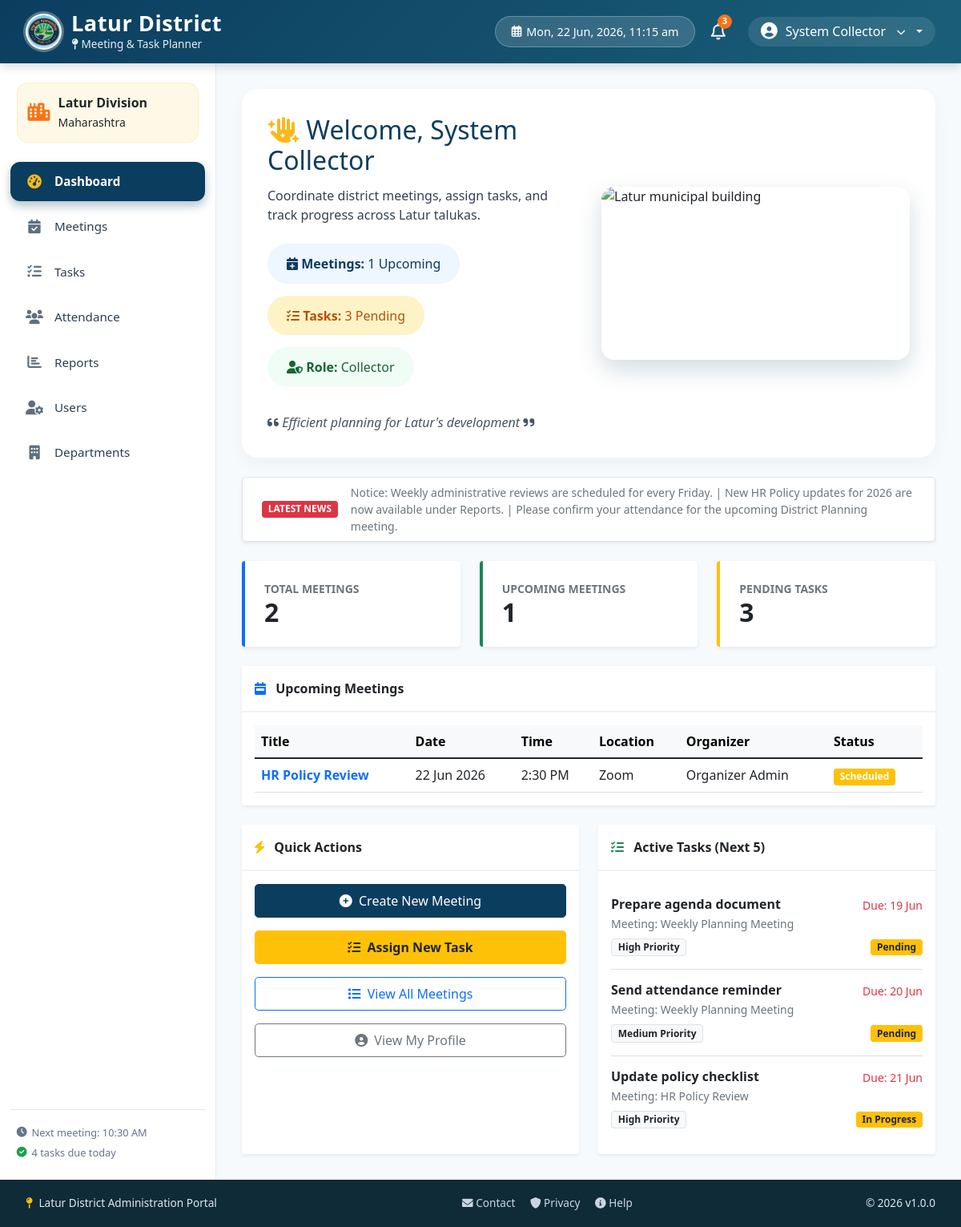
/index.php (signed in), run on the app's committed database.
### tables this page shows
CREATE TABLE IF NOT EXISTS meetings (
  id INT AUTO_INCREMENT PRIMARY KEY,
  title VARCHAR(150) NOT NULL,
  meeting_date DATE NOT NULL,
  meeting_time TIME NOT NULL,
  location VARCHAR(150) NOT NULL,
  mode VARCHAR(50) NOT NULL,
  agenda TEXT NOT NULL,
  department VARCHAR(100) NOT NULL,
  organizer_id INT NOT NULL,
  status VARCHAR(30) NOT NULL DEFAULT 'Scheduled',
  created_at TIMESTAMP DEFAULT CURRENT_TIMESTAMP,
  FOREIGN KEY (organizer_id) REFERENCES users(id)
);

CREATE TABLE IF NOT EXISTS users (
  id INT AUTO_INCREMENT PRIMARY KEY,
  name VARCHAR(100) NOT NULL,
  email VARCHAR(150) NOT NULL UNIQUE,
  password VARCHAR(255) NOT NULL,
  role VARCHAR(50) NOT NULL,
  department VARCHAR(100) NOT NULL,
  isDeleted ENUM('Yes','No') NOT NULL DEFAULT 'No'
);

CREATE TABLE IF NOT EXISTS tasks (
  id INT AUTO_INCREMENT PRIMARY KEY,
  meeting_id INT NOT NULL,
  title VARCHAR(150) NOT NULL,
  assigned_to INT NOT NULL,
  due_date DATE NOT NULL,
  priority VARCHAR(20) NOT NULL,
  status VARCHAR(30) NOT NULL DEFAULT 'Pending',
  notes TEXT,
  created_at TIMESTAMP DEFAULT CURRENT_TIMESTAMP,
  FOREIGN KEY (meeting_id) REFERENCES meetings(id) ON DELETE CASCADE,
  FOREIGN KEY (assigned_to) REFERENCES users(id)
);

### config/db.php (called while the page is built, shortened)
<?php
function isOrganizer() {
    return isset($_SESSION['role']) && ($_SESSION['role'] === 'Organizer' || $_SESSION['role'] === 'Collector');
}
?>

### index.php (the view, shortened to what this page needs)
<?php
require_once __DIR__ . '/config/db.php';
$conn = getDBConnection();
$role = $_SESSION['role'];
$today = date('Y-m-d');
if ($role === 'Collector') {
    $meetings_result = $conn->query("SELECT COUNT(*) as total FROM meetings");
    $meetings_organized = $meetings_result->fetch_assoc()['total'] ?? 0;
    $upcoming_result = $conn->query("SELECT COUNT(*) as total FROM meetings WHERE meeting_date >= '$today' AND status != 'Cancelled'");
    $upcoming_meetings = $upcoming_result->fetch_assoc()['total'] ?? 0;
    $tasks_result = $conn->query("SELECT COUNT(*) as total FROM tasks WHERE status IN ('Pending', 'In Progress')");
    $pending_tasks = $tasks_result->fetch_assoc()['total'] ?? 0;
    $upcoming_query = "SELECT m.*, u.name as organizer_name
                      FROM meetings m
                      JOIN users u ON m.organizer_id = u.id
                      WHERE m.meeting_date >= ? AND m.status != 'Cancelled'
                      ORDER BY m.meeting_date ASC, m.meeting_time ASC
                      LIMIT 5";
    $stmt = $conn->prepare($upcoming_query);
    $stmt->bind_param("s", $today);
    $stmt->execute();
    $upcoming = $stmt->get_result()->fetch_all(MYSQLI_ASSOC);
    $tasks_query = "SELECT t.*, u.name as assignee_name, m.title as meeting_title
                    FROM tasks t
                    JOIN users u ON t.assigned_to = u.id
                    JOIN meetings m ON t.meeting_id = m.id
                    WHERE t.status IN ('Pending', 'In Progress')
                    ORDER BY t.due_date ASC
                    LIMIT 5";
    $active_tasks = $conn->query($tasks_query)->fetch_all(MYSQLI_ASSOC);
}
include __DIR__ . '/includes/header.php';
?>
<div class="welcome-card mb-4">
    <div class="welcome-card-inner">
        <div class="welcome-card-content">
            <h2><i class="fas fa-hand-sparkles" style="color: #f9b81b;"></i> Welcome, <?php echo htmlspecialchars($_SESSION['full_name']); ?></h2>
            <p style="color: #334155; margin: 0.5rem 0 1.5rem;">Coordinate district meetings, assign tasks, and track progress across Latur talukas.</p>
            <div style="display: flex; gap: 15px; flex-wrap: wrap;">
                <div style="background: #eef6ff; padding: 0.8rem 1.5rem; border-radius: 30px; color: #0b3d5f;">
                    <i class="fas fa-calendar-plus" style="color: #0b3d5f;"></i> <strong>Meetings:</strong> <?php echo $upcoming_meetings; ?> Upcoming
                </div>
                <div style="background: #fef3c7; padding: 0.8rem 1.5rem; border-radius: 30px; color: #b45309;">
                    <i class="fas fa-tasks" style="color: #b45309;"></i> <strong>Tasks:</strong> <?php echo $pending_tasks; ?> Pending
                </div>
                <div style="background: #f0fdf4; padding: 0.8rem 1.5rem; border-radius: 30px; color: #166534;">
                    <i class="fas fa-user-shield" style="color: #166534;"></i> <strong>Role:</strong> <?php echo htmlspecialchars($role); ?>
                </div>
            </div>
            <p style="margin-top: 2rem; font-style: italic; color: #475569; margin-bottom: 0;">
                <i class="fas fa-quote-left"></i> Efficient planning for Latur's development <i class="fas fa-quote-right"></i>
            </p>
        </div>
        <img class="welcome-card-image" src="<?php echo $basePath; ?>/assets/image_e15bb67f.png" alt="Latur municipal building">
    </div>
</div>
<div class="bg-white border rounded-3 py-2 mb-4 overflow-hidden shadow-sm">
    <div class="container-fluid px-4">
        <div class="d-flex align-items-center">
            <span class="badge bg-danger me-3">LATEST NEWS</span>
            <marquee class="text-muted small mb-0" behavior="scroll" direction="left" onmouseover="this.stop();" onmouseout="this.start();">
                Notice: Weekly administrative reviews are scheduled for every Friday. | New HR Policy updates for 2026 are now available under Reports. | Please confirm your attendance for the upcoming District Planning meeting.
            </marquee>
        </div>
    </div>
</div>
<div class="row g-4 mb-4">
    <div class="col-md-4">
        <div class="card border-0 border-start border-4 border-primary h-100 shadow-sm bg-white">
            <div class="card-body p-4 text-gov-blue">
                <div class="d-flex justify-content-between align-items-center">
                    <div>
                        <p class="text-muted small fw-bold mb-0">TOTAL MEETINGS</p>
                        <h2 class="mb-0 fw-bold text-dark"><?php echo $meetings_organized; ?></h2>
                    </div>
                </div>
            </div>
        </div>
    </div>
    <div class="col-md-4">
        <div class="card border-0 border-start border-4 border-success h-100 shadow-sm bg-white">
            <div class="card-body p-4 text-gov-blue">
                <div class="d-flex justify-content-between align-items-center">
                    <div>
                        <p class="text-muted small fw-bold mb-0">UPCOMING MEETINGS</p>
                        <h2 class="mb-0 fw-bold text-dark"><?php echo $upcoming_meetings; ?></h2>
                    </div>
                </div>
            </div>
        </div>
    </div>
    <div class="col-md-4">
        <div class="card border-0 border-start border-4 border-warning h-100 shadow-sm bg-white">
            <div class="card-body p-4 text-gov-blue">
                <div class="d-flex justify-content-between align-items-center">
                    <div>
                        <p class="text-muted small fw-bold mb-0">PENDING TASKS</p>
                        <h2 class="mb-0 fw-bold text-dark"><?php echo $pending_tasks; ?></h2>
                    </div>
                </div>
            </div>
        </div>
    </div>
</div>
<div class="card border-0 shadow-sm mb-4">
    <div class="card-header bg-white py-3 fw-bold text-gov-blue" style="border-bottom: 2px solid #eef2f6;">
        <i class="fas fa-calendar-week text-primary me-2"></i> Upcoming Meetings
    </div>
    <div class="card-body">
        <?php if (empty($upcoming)): ?>
            <div class="text-center py-4">
                <i class="bi bi-calendar2-week fs-1 text-muted"></i>
                <p class="text-muted mt-2">No upcoming meetings found.</p>
                <?php if (isOrganizer()): ?>
                <a href="<?php echo $basePath; ?>/modules/meetings/create.php" class="btn btn-primary btn-sm rounded-3">
                    <i class="fas fa-plus-circle"></i> Create Meeting
                </a>
                <?php endif; ?>
            </div>
        <?php else: ?>
            <div class="table-responsive">
                <table class="table table-hover align-middle mb-0">
                    <thead>
                        <tr class="table-light">
                            <th>Title</th>
                            <th>Date</th>
                            <th>Time</th>
                            <th>Location</th>
                            <th>Organizer</th>
                            <th>Status</th>
                        </tr>
                    </thead>
                    <tbody>
                        <?php foreach ($upcoming as $meeting): ?>
                        <tr>
                            <td>
                                <a href="<?php echo $basePath; ?>/modules/meetings/view.php?id=<?php echo $meeting['id']; ?>"
                                   class="text-decoration-none fw-bold text-gov-blue">
                                    <?php echo htmlspecialchars($meeting['title']); ?>
                                </a>
                            </td>
                            <td><?php echo date('d M Y', strtotime($meeting['meeting_date'])); ?></td>
                            <td><?php echo date('g:i A', strtotime($meeting['meeting_time'])); ?></td>
                            <td><?php echo htmlspecialchars($meeting['location']); ?></td>
                            <td><?php echo htmlspecialchars($meeting['organizer_name']); ?></td>
                            <td>
                                <?php
                                $status = strtolower($meeting['status']);
                                $badge_class = match($status) {
                                    'scheduled' => 'warning',
                                    'ongoing' => 'info',
                                    'completed' => 'success',
                                    'cancelled' => 'danger',
                                    default => 'secondary'
                                };
                                ?>
                                <span class="badge bg-<?php echo $badge_class; ?>">
                                    <?php echo ucfirst($status); ?>
                                </span>
                            </td>
                        </tr>
                        <?php endforeach; ?>
                    </tbody>
                </table>
            </div>
        <?php endif; ?>
    </div>
</div>
<div class="row g-4">
    <div class="col-md-6">
        <div class="card border-0 shadow-sm h-100">
            <div class="card-header bg-white py-3 fw-bold text-gov-blue" style="border-bottom: 2px solid #eef2f6;">
                <i class="fas fa-bolt text-warning me-2"></i> Quick Actions
            </div>
            <div class="card-body">
                <div class="d-grid gap-3">
                    <?php if (isOrganizer()): ?>
                    <a href="<?php echo $basePath; ?>/modules/meetings/create.php" class="btn btn-primary py-2 rounded-3" style="background-color: #0b3d5f; border-color: #0b3d5f;">
                        <i class="fas fa-plus-circle me-1"></i> Create New Meeting
                    </a>
                    <a href="<?php echo $basePath; ?>/modules/tasks/create.php" class="btn btn-warning py-2 rounded-3 text-dark fw-bold">
                        <i class="fas fa-tasks me-1"></i> Assign New Task
                    </a>
                    <?php endif; ?>
                    <a href="<?php echo $basePath; ?>/modules/meetings/index.php" class="btn btn-outline-primary py-2 rounded-3">
                        <i class="fas fa-list me-1"></i> View All Meetings
                    </a>
                    <a href="<?php echo $basePath; ?>/modules/users/profile.php" class="btn btn-outline-secondary py-2 rounded-3">
                        <i class="fas fa-user-circle me-1"></i> View My Profile
                    </a>
                </div>
            </div>
        </div>
    </div>
    <div class="col-md-6">
        <div class="card border-0 shadow-sm h-100">
            <div class="card-header bg-white py-3 fw-bold text-gov-blue" style="border-bottom: 2px solid #eef2f6;">
                <i class="fas fa-tasks text-success me-2"></i> Active Tasks (Next 5)
            </div>
            <div class="card-body">
                <?php if (empty($active_tasks)): ?>
                    <div class="text-center py-4">
                        <i class="bi bi-check2-circle fs-1 text-success"></i>
                        <p class="text-muted mt-2">No active tasks assigned.</p>
                    </div>
                <?php else: ?>
                    <div class="list-group list-group-flush">
                        <?php foreach ($active_tasks as $task): ?>
                            <div class="list-group-item px-0 py-3">
                                <div class="d-flex w-100 justify-content-between">
                                    <h6 class="mb-1 fw-bold text-dark"><?php echo htmlspecialchars($task['title']); ?></h6>
                                    <small class="text-danger fw-semibold">Due: <?php echo date('d M', strtotime($task['due_date'])); ?></small>
                                </div>
                                <p class="mb-1 text-muted small">Meeting: <?php echo htmlspecialchars($task['meeting_title']); ?></p>
                                <div class="d-flex justify-content-between align-items-center mt-2">
                                    <span class="badge bg-light text-dark border small"><?php echo htmlspecialchars($task['priority']); ?> Priority</span>
                                    <span class="badge bg-warning text-dark small"><?php echo htmlspecialchars($task['status']); ?></span>
                                </div>
                            </div>
                        <?php endforeach; ?>
                    </div>
                <?php endif; ?>
            </div>
        </div>
    </div>
</div>
<?php include __DIR__ . '/includes/footer.php'; ?>

### index.php (style rules this page uses)
.welcome-card { background: white; border-radius: 20px; padding: 2rem; box-shadow: 0 8px 20px rgba(0,0,0,0.04); max-width: 100%; }
.welcome-card-inner { display: flex; align-items: center; justify-content: space-between; gap: 2rem; }
.welcome-card-content { flex: 1 1 420px; min-width: 0; }
.welcome-card-image { flex: 0 1 420px; max-width: 420px; width: 38%; min-width: 260px; aspect-ratio: 16 / 9; border-radius: 16px; object-fit: cover; box-shadow: 0 12px 30px rgba(11, 61, 95, 0.18); }
.welcome-card h2 { color: #0b3d5f; margin-bottom: 0.8rem; }

### data on the page
meetings: title "HR Policy Review", meeting_date "22 Jun 2026", meeting_time "2:30 PM", location "Zoom", organizer.name "Organizer Admin", status "Scheduled"
tasks: title "Prepare agenda document", due_date "19 Jun", meeting.title "Weekly Planning Meeting", priority "High", status "Pending"
tasks: title "Send attendance reminder", due_date "20 Jun", meeting.title "Weekly Planning Meeting", priority "Medium", status "Pending"
tasks: title "Update policy checklist", due_date "21 Jun", meeting.title "HR Policy Review", priority "High", status "In Progress"

### other printed values
$userName "System Collector"
$_SESSION['full_name'] "System Collector"
$upcoming_meetings "1"
$pending_tasks "3"
$role "Collector"
$meetings_organized "2"
